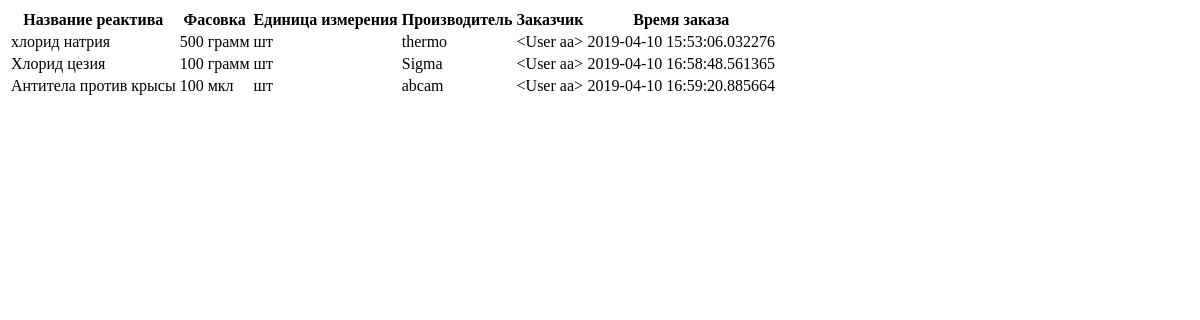
Page /reagent_list on the earlier database version.
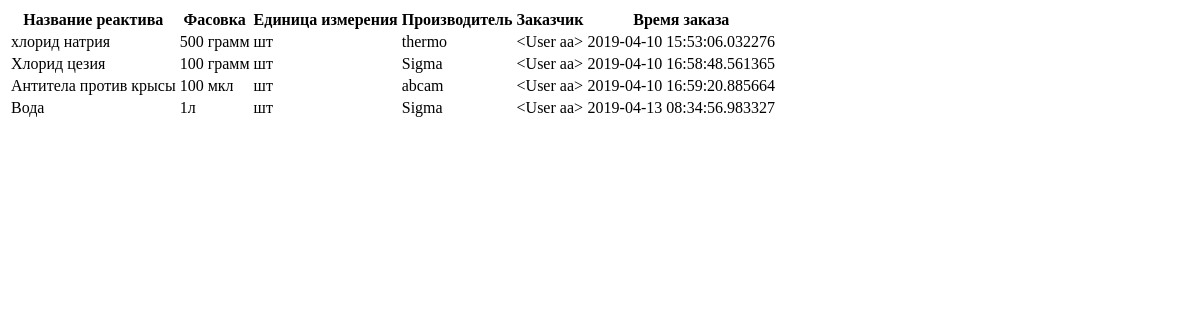
Same page on the later database version.
### app/order/models.py (models this page shows, shortened)
class ItemInOrder(db.Model):
    id = db.Column(db.Integer, primary_key=True)
    order_published = db.Column(db.DateTime, index=True, default=datetime.utcnow)
    user_id = db.Column(db.Integer, db.ForeignKey('user.id'))
    reagent_name = db.Column(db.String, index=True, nullable=False)
    package = db.Column(db.String, index=True)
    package_unit = db.Column(db.String, index=True)
    vendor_name = db.Column(db.String, index=True, nullable=False)
    catalogue_number = db.Column(db.String, index=True)
    url_reagent = db.Column(db.String, nullable=True)
    urgency = db.Column(db.String, index=True)
    reagent_aim = db.Column(db.String, index=True)
    reagent_comments = db.Column(db.String)
    reagent_status = db.Column(db.String, index=True, default='черновик')

### app/auth/models.py (models this page shows, shortened)
class User(UserMixin, db.Model):
    id = db.Column(db.Integer, primary_key=True)
    username = db.Column(db.String(64), index=True, unique=True)
    email = db.Column(db.String(128), index=True, unique=True)
    name = db.Column(db.String(192), index=True, unique=True)
    phone_number = db.Column(db.String(64))
    supervisor = db.Column(db.String(192), index=True)
    position = db.Column(db.String(128), index=True)
    laboratory = db.Column(db.String(192), index=True)
    role = db.Column(db.SmallInteger, index=True)
    password_hash = db.Column(db.String(128))
    item_in_orders = db.relationship('ItemInOrder', backref='author', lazy='dynamic')
    def __repr__(self):
        return '<User {}>'.format(self.username)

### app/order/routes.py (the view)
@app.route('/reagent_list')
def reagent_list():
    items = []
    reagent_list_1=ItemInOrder.query.all()
    for item in reagent_list_1:
        form = ReagentOrderForm()
        if form.validate_on_submit():
            reagent = ItemInOrder.query.get(id)
            reagent.reagent_status = 'Новый заказ'
            db.session.commit()
            flash('Реактив добавлен в Новый заказ')
        items.append(item)
    return render_template('reagent_list.html', items=items, form=form)

### app/templates/reagent_list.html
<!doctype html>
<html>
    <body>
        <table>
            <tr>
                <th>Название реактива </th>
                <th>Фасовка </th>
                <th>Единица измерения </th>
                <th>Производитель </th>
                <th>Заказчик </th>
                <th>Время заказа </th>
            </tr>
            {% for item in items %}
            <tr>
                <td>{{ item.reagent_name }} </td>
                <td>{{ item.package }} </td>
                <td>{{ item.package_unit }} </td>
                <td>{{ item.vendor_name }} </td>
                <td>{{ item.author }} </td>
                <td>{{ item.order_published }} </td>
            </tr>
            {% endfor %}
        </table>
    </body>
</html>

Differences in the rows shown:
added ItemInOrder: reagent_name "Вода", package "1л", package_unit "шт", vendor_name "Sigma", author "<User aa>", order_published "2019-04-13 08:34:56.983327"
